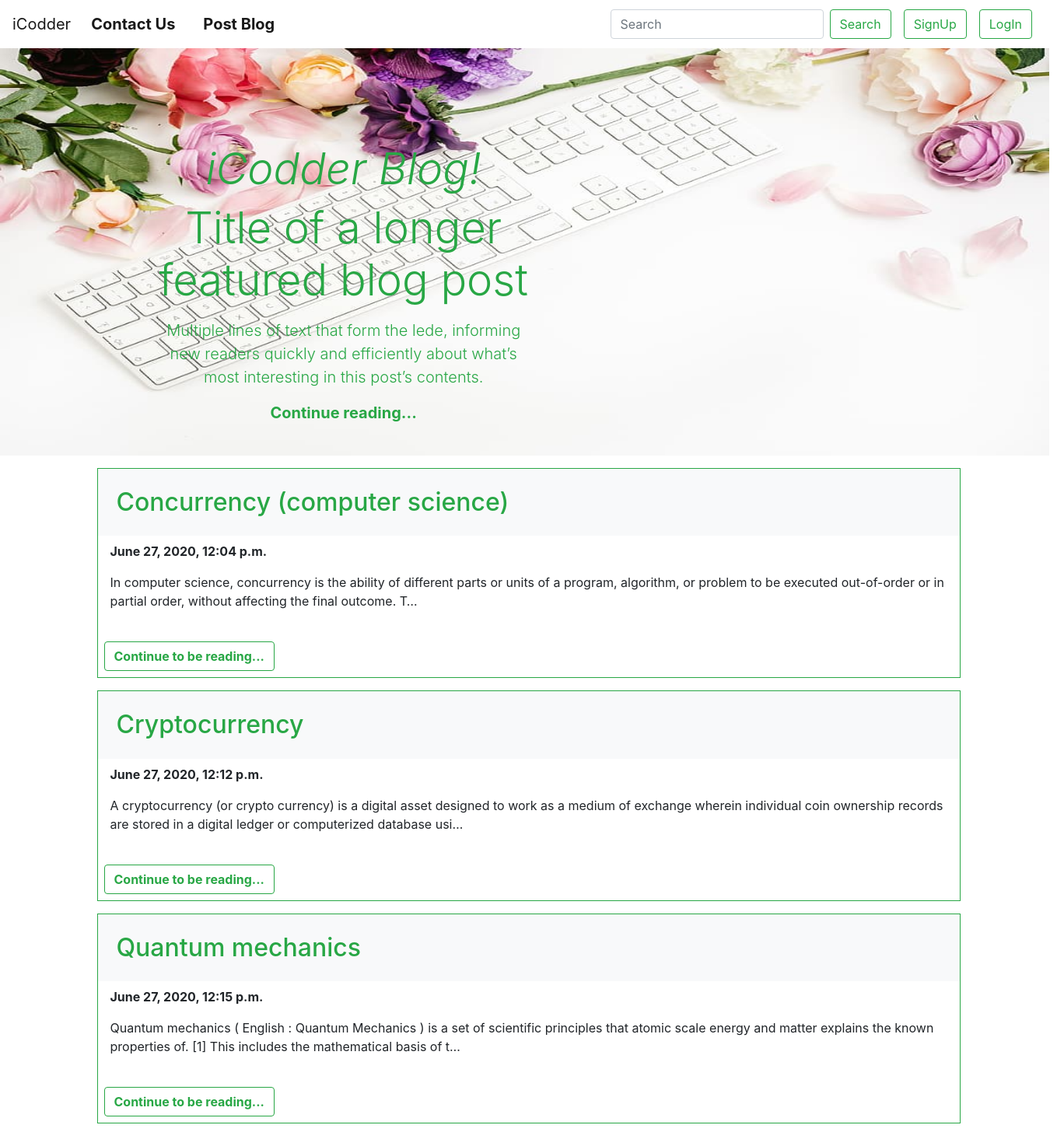
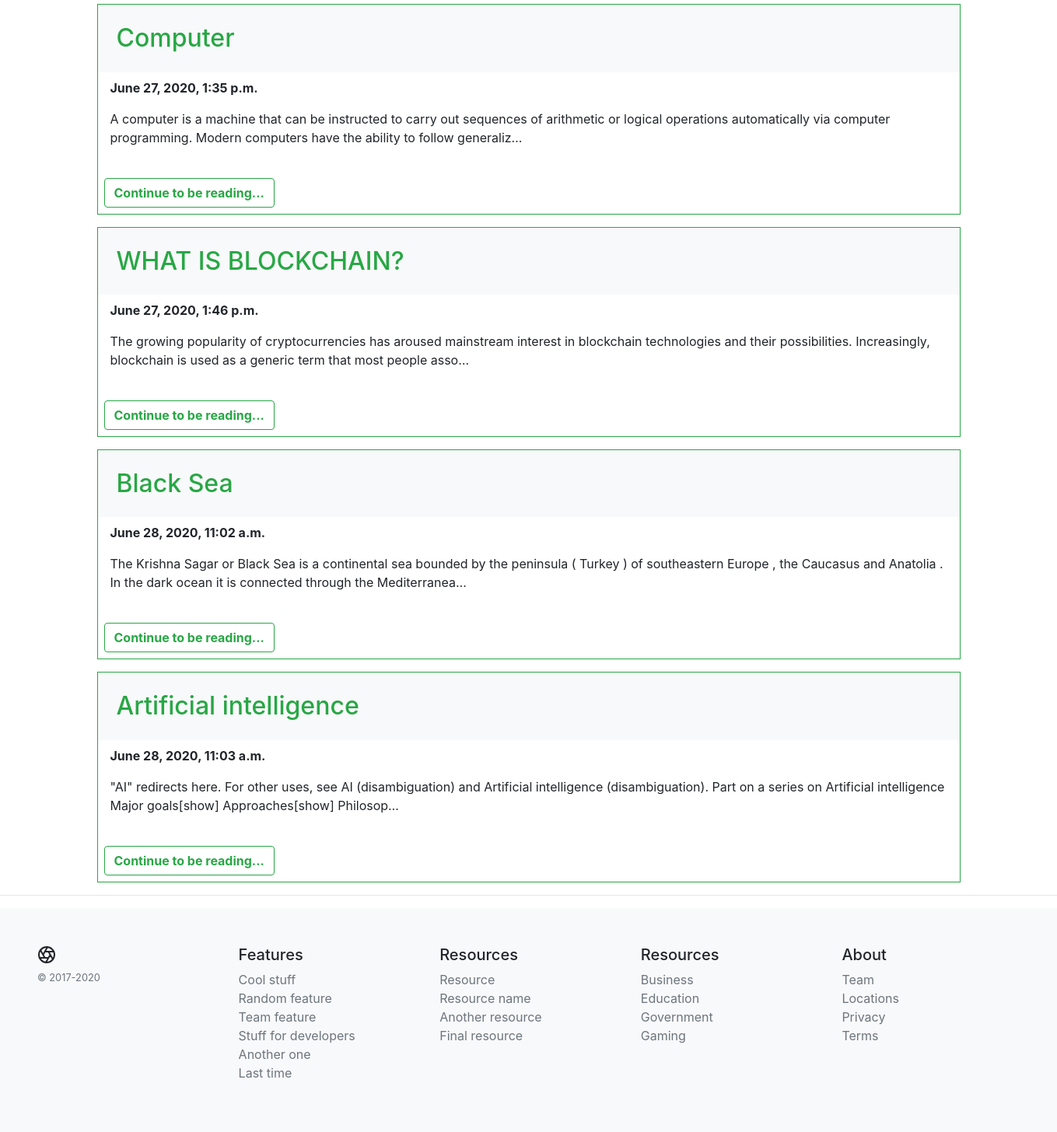
The page / on the database its author committed (2 pictures, top to bottom).
### blogApp/models.py (models this page shows, shortened)
class blogcontent(models.Model):
    blog_s_no = models.AutoField(primary_key=True)
    blog_title = models.CharField(max_length=200)
    blog_content = models.TextField()
    slug = models.CharField(max_length=100)
    blog_date = models.DateTimeField(auto_now_add=True)

### blogApp/views.py (the view)
# urls.py: path('', views.index, name='Home'),
def index(request):
    data = blogcontent.objects.all()
    dict = {"data":data}
    return render(request,'blogApp/home.html',dict)

### blogApp/templates/blogApp/home.html (shortened to what this page needs)
{% extends 'base.html' %}
{% block content %}
{% load static%}
<div class="carousel slide">
  <img src="{% static 'blogApp/blog-business-camera.jpg' %}" class="crousel-img" alt="...">
  <div class="carousel-caption d-sm-block">
    <div class="col-md-6 px-0 text-success">
      <h1 class="display-4 font-italic">iCodder Blog!</h1>
      <h1 class="display-4">Title of a longer featured blog post</h1>
      <p class="lead my-3">Multiple lines of text that form the lede, informing new readers quickly and efficiently about what’s most interesting in this post’s contents.</p>
      <p class="lead mb-0"><a href="/" class="text-success font-weight-bold">Continue reading...</a></p>
    </div>
  </div>
</div>
<div class="container mt-2">
{%for d in data%}
  <div class="my-3  border border-success">
  <h2 class="p-4 bg-light text-success">{{d.blog_title}}</h2>
  <b class="p-3">{{d.blog_date}}</b>
  <p class="p-3">{{d.blog_content| truncatechars:200}}</p>
    <a class="btn btn-outline-success m-2 ml-10" href="/blog/{{d.slug}}"><b>Continue to be reading...</b></a>
  </div>
{% endfor %}
</div>
{% endblock content %}

### blogApp/templates/base.html (shortened to what this page needs)
<!doctype html>
<html lang="en">
  <head>
    <link rel="stylesheet" href="https://stackpath.bootstrapcdn.com/bootstrap/4.5.0/css/bootstrap.min.css">
  </head>
  <body>
<nav class="navbar navbar-expand-md navbar-light bg-transparent">
  <a class="navbar-brand" href="/">iCodder</a>
  <div class="collapse navbar-collapse" id="navbarSupportedContent">
    <ul class="navbar-nav mr-auto">
      <li class="nav-item active">
        <a class="navbar-brand" href="/contact">Contact Us</a>
      </li>
      <li class="nav-item">
        <a class="navbar-brand" href="/post">Post Blog</a>
      </li>
    </ul>
    <form class="form-inline my-2 my-lg-0" method="get" action="/search/">
      <input class="form-control mr-sm-2" name="search" type="search" placeholder="Search" aria-label="Search">
      <button class="btn btn-outline-success my-2 my-sm-0 mr-3" type="submit" >Search</button>
       {% if user.is_authenticated %}
<a type="button" class="btn btn-outline-success my-2 my-sm-0" onclick="confirmation()" href="/logout">LogOut</a>
      {% else%}
<button type="button" class="btn btn-outline-success my-2 my-sm-0 mr-3" data-toggle="modal"  data-target="#exampleModal">SignUp</button>
<button type="button" class="btn btn-outline-success my-2 my-sm-0 mr-3" data-toggle="modal" data-target="#loginModal">LogIn</button>
    {% endif %}
    </form>
  </div>
</nav>
{% block content %}{% endblock content %}
      <hr>
    <footer class="flud-container py-5 bg-light p-5">
  <div class="row">
    <div class="col-12 col-md">
      <small class="d-block mb-3 text-muted">&copy; 2017-2020</small>
    </div>
    <div class="col-6 col-md">
      <h5>Features</h5>
      <ul class="list-unstyled text-small">
        <li><a class="text-muted" href="#">Cool stuff</a></li>
        <li><a class="text-muted" href="#">Random feature</a></li>
        <li><a class="text-muted" href="#">Team feature</a></li>
        <li><a class="text-muted" href="#">Stuff for developers</a></li>
        <li><a class="text-muted" href="#">Another one</a></li>
        <li><a class="text-muted" href="#">Last time</a></li>
      </ul>
    </div>
    <div class="col-6 col-md">
      <h5>Resources</h5>
      <ul class="list-unstyled text-small">
        <li><a class="text-muted" href="#">Resource</a></li>
        <li><a class="text-muted" href="#">Resource name</a></li>
        <li><a class="text-muted" href="#">Another resource</a></li>
        <li><a class="text-muted" href="#">Final resource</a></li>
      </ul>
    </div>
    <div class="col-6 col-md">
      <h5>Resources</h5>
      <ul class="list-unstyled text-small">
        <li><a class="text-muted" href="#">Business</a></li>
        <li><a class="text-muted" href="#">Education</a></li>
        <li><a class="text-muted" href="#">Government</a></li>
        <li><a class="text-muted" href="#">Gaming</a></li>
      </ul>
    </div>
    <div class="col-6 col-md">
      <h5>About</h5>
      <ul class="list-unstyled text-small">
        <li><a class="text-muted" href="#">Team</a></li>
        <li><a class="text-muted" href="#">Locations</a></li>
        <li><a class="text-muted" href="#">Privacy</a></li>
        <li><a class="text-muted" href="#">Terms</a></li>
      </ul>
    </div>
  </div>
</footer>
  </body>
</html>

### rows shown on the page
blogcontent: blog_title "Concurrency (computer science)", blog_date "June 27, 2020, 12:04 p.m.", blog_content "In computer science, concurrency is the ability of different parts or units of a program, algorithm, or problem to be executed out-of-order or in partial order, without affecting the final outcome. T…"
blogcontent: blog_title "Cryptocurrency", blog_date "June 27, 2020, 12:12 p.m.", blog_content "A cryptocurrency (or crypto currency) is a digital asset designed to work as a medium of exchange wherein individual coin ownership records are stored in a digital ledger or computerized database usi…"
blogcontent: blog_title "Quantum mechanics", blog_date "June 27, 2020, 12:15 p.m.", blog_content "Quantum mechanics ( English : Quantum Mechanics ) is a set of scientific principles that atomic scale energy and matter explains the known properties of. [1] This includes the mathematical basis of t…"
blogcontent: blog_title "Computer", blog_date "June 27, 2020, 1:35 p.m.", blog_content "A computer is a machine that can be instructed to carry out sequences of arithmetic or logical operations automatically via computer programming. Modern computers have the ability to follow generaliz…"
blogcontent: blog_title "WHAT IS BLOCKCHAIN?", blog_date "June 27, 2020, 1:46 p.m.", blog_content "The growing popularity of cryptocurrencies has aroused mainstream interest in blockchain technologies and their possibilities. Increasingly, blockchain is used as a generic term that most people asso…"
blogcontent: blog_title "Black Sea", blog_date "June 28, 2020, 11:02 a.m.", blog_content "The Krishna Sagar or Black Sea is a continental sea bounded by the peninsula ( Turkey ) of southeastern Europe , the Caucasus and Anatolia . In the dark ocean it is connected through the Mediterranea…"
blogcontent: blog_title "Artificial intelligence", blog_date "June 28, 2020, 11:03 a.m.", blog_content "\"AI\" redirects here. For other uses, see AI (disambiguation) and Artificial intelligence (disambiguation). Part on a series on Artificial intelligence Major goals[show] Approaches[show] Philosop…"
